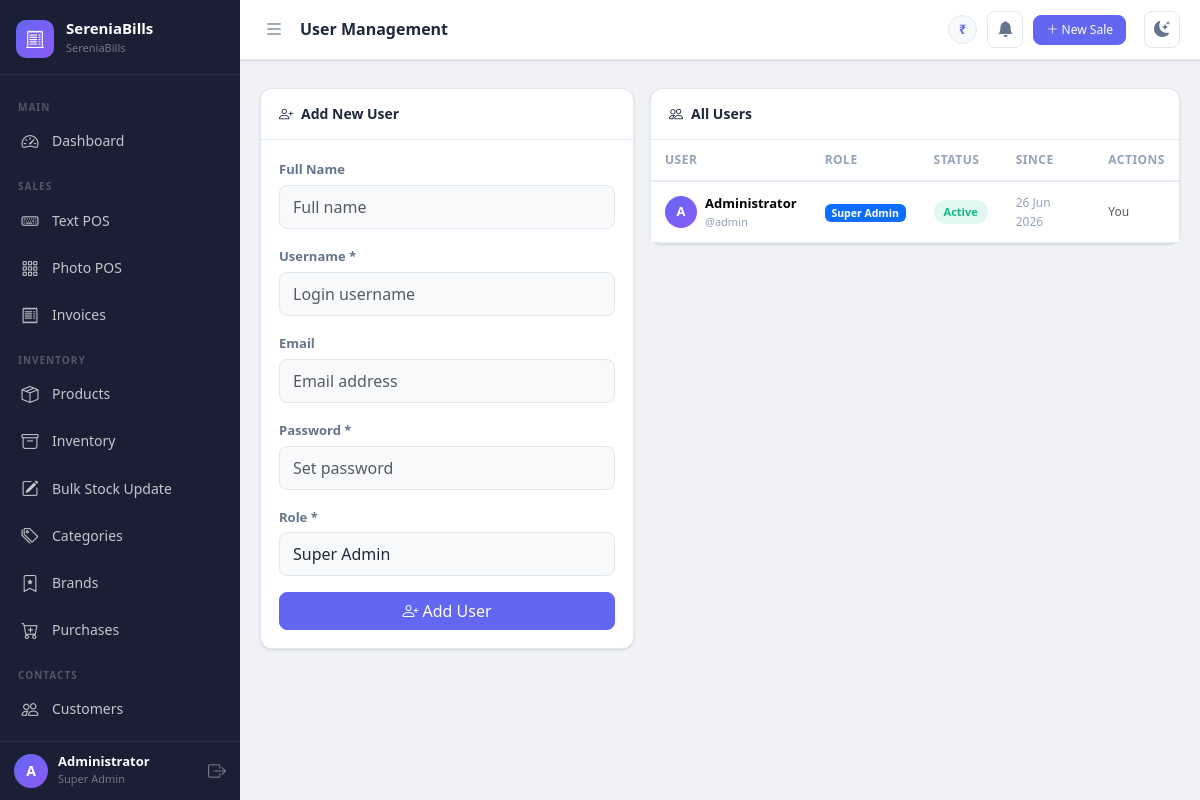
/admin/users (signed in), run on an earlier commit of the app's database.
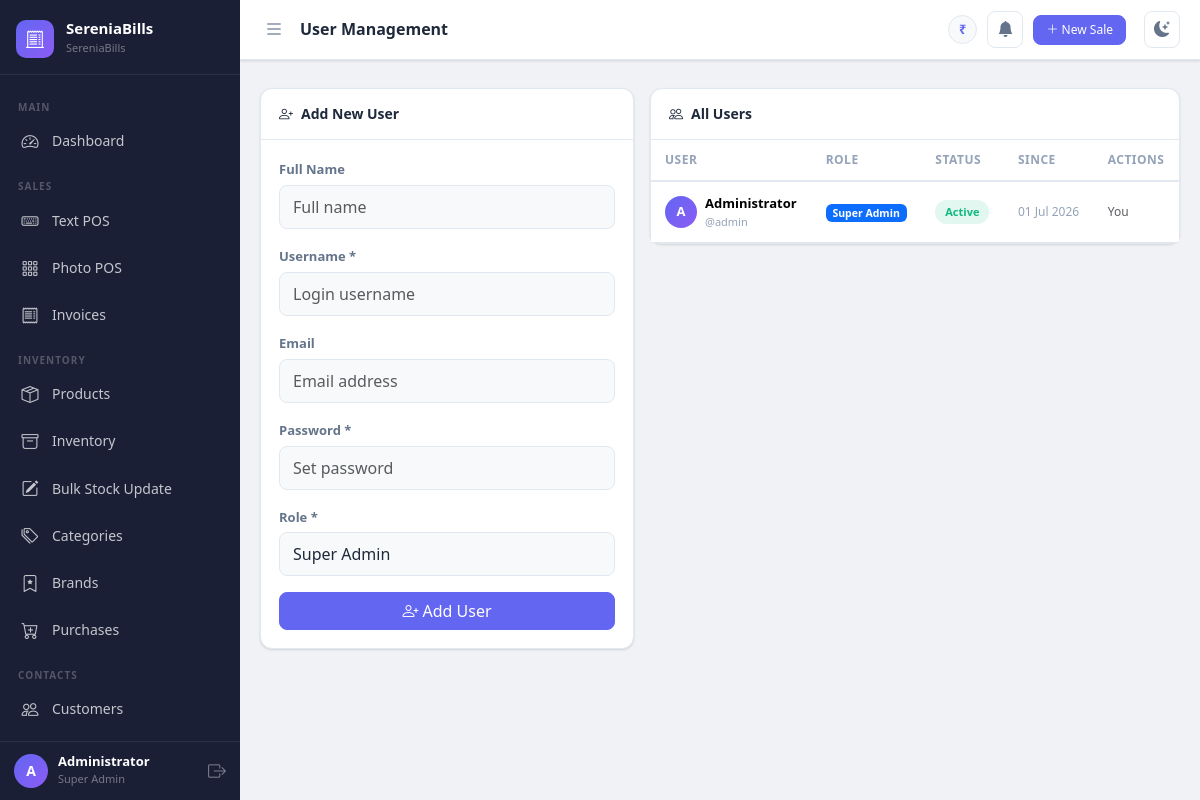
And on a later commit of the database.
### app.py (models this page shows, shortened)
class User(UserMixin, db.Model):
    __tablename__ = 'users'
    id = db.Column(db.Integer, primary_key=True)
    username = db.Column(db.String(80), unique=True, nullable=False)
    email = db.Column(db.String(120), unique=True)
    password_hash = db.Column(db.String(255), nullable=False)
    full_name = db.Column(db.String(120))
    role_id = db.Column(db.Integer, db.ForeignKey('roles.id'), nullable=False)
    active = db.Column(db.Boolean, default=True)
    created_at = db.Column(db.DateTime, default=datetime.utcnow)
    def is_super_admin(self):
        return self.role and self.role.name == 'super_admin'

class Role(db.Model):
    __tablename__ = 'roles'
    id = db.Column(db.Integer, primary_key=True)
    name = db.Column(db.String(50), unique=True, nullable=False)  # super_admin, staff
    description = db.Column(db.String(255))
    users = db.relationship('User', backref='role', lazy=True)

### app.py (the view)
@app.route('/admin/users')
@login_required
@super_admin_required
def admin_users():
    users_list = User.query.all()
    roles_list = Role.query.all()
    return render_template('admin_users.html', users=users_list, roles=roles_list)

### app.py (called while the page is built)
@login_manager.user_loader
def load_user(user_id):
    return User.query.get(int(user_id))

def get_settings():
    settings = Settings.query.first()
    if not settings:
        settings = Settings()
        db.session.add(settings)
        db.session.commit()
    return settings

def super_admin_required(f):
    from functools import wraps
    @wraps(f)
    def decorated(*args, **kwargs):
        if not current_user.is_authenticated or not current_user.is_super_admin():
            flash('Access denied. Super Admin privileges required.', 'danger')
            return redirect(url_for('dashboard'))
        return f(*args, **kwargs)
    return decorated

@app.context_processor
def inject_globals():
    return dict(settings=get_settings(), now=datetime.utcnow())

### templates/admin_users.html (shortened to what this page needs)
{% extends "base.html" %}
{% block page_title %}User Management{% endblock %}
{% block content %}
<div class="row g-3">
  <div class="col-lg-5">
    <div class="card">
      <div class="card-header"><i class="bi bi-person-plus me-2"></i>Add New User</div>
      <div class="card-body">
        <form method="POST" action="{{ url_for('add_user') }}">
          <div class="mb-3"><label class="form-label">Full Name</label><input type="text" name="full_name" class="form-control" placeholder="Full name"></div>
          <div class="mb-3"><label class="form-label">Username *</label><input type="text" name="username" class="form-control" required placeholder="Login username"></div>
          <div class="mb-3"><label class="form-label">Email</label><input type="email" name="email" class="form-control" placeholder="Email address"></div>
          <div class="mb-3"><label class="form-label">Password *</label><input type="password" name="password" class="form-control" required placeholder="Set password"></div>
          <div class="mb-3">
            <label class="form-label">Role *</label>
            <select name="role_id" class="form-select" required>
              {% for role in roles %}
              <option value="{{ role.id }}">{{ role.name.replace('_',' ').title() }}</option>
              {% endfor %}
            </select>
          </div>
          <button type="submit" class="btn btn-primary w-100"><i class="bi bi-person-plus me-1"></i>Add User</button>
        </form>
      </div>
    </div>
  </div>
  <div class="col-lg-7">
    <div class="card">
      <div class="card-header"><i class="bi bi-people me-2"></i>All Users</div>
      <div class="card-body p-0">
        <table class="table mb-0">
          <thead><tr><th>User</th><th>Role</th><th>Status</th><th>Since</th><th>Actions</th></tr></thead>
          <tbody>
            {% for user in users %}
            <tr>
              <td>
                <div class="d-flex align-items-center gap-2">
                  <div class="sb-user-avatar" style="width:32px;height:32px;font-size:13px">{{ user.username[0].upper() }}</div>
                  <div>
                    <div class="fw-bold" style="font-size:13px">{{ user.full_name or user.username }}</div>
                    <div style="font-size:11px;color:var(--text-muted)">@{{ user.username }}</div>
                  </div>
                </div>
              </td>
              <td>
                <span class="badge {% if user.role and user.role.name == 'super_admin' %}bg-primary{% else %}bg-secondary{% endif %}">
                  {{ user.role.name.replace('_',' ').title() if user.role else '—' }}
                </span>
              </td>
              <td>
                <span class="status-badge {% if user.active %}status-completed{% else %}status-returned{% endif %}">
                  {{ 'Active' if user.active else 'Disabled' }}
                </span>
              </td>
              <td style="font-size:12px;color:var(--text-muted)">{{ user.created_at.strftime('%d %b %Y') }}</td>
              <td>
                <div class="d-flex gap-1">
                  {% if user.id != current_user.id %}
                  <form method="POST" action="{{ url_for('toggle_user', user_id=user.id) }}">
                    <button class="btn btn-sm btn-outline-warning" title="{{ 'Disable' if user.active else 'Enable' }}">
                      <i class="bi bi-{% if user.active %}pause{% else %}play{% endif %}-circle"></i>
                    </button>
                  </form>
                  <form method="POST" action="{{ url_for('delete_user', user_id=user.id) }}" onsubmit="return confirm('Delete this user?')">
                    <button class="btn btn-sm btn-outline-danger" title="Delete"><i class="bi bi-trash"></i></button>
                  </form>
                  {% else %}
                  <span class="text-muted" style="font-size:12px">You</span>
                  {% endif %}
                </div>
              </td>
            </tr>
            {% endfor %}
          </tbody>
        </table>
      </div>
    </div>
  </div>
</div>
{% endblock %}

### templates/base.html (shortened to what the changed rows need)
<!DOCTYPE html>
<html lang="en" data-theme="{{ settings.theme }}">
<head>
    <link rel="stylesheet" href="https://cdn.jsdelivr.net/npm/bootstrap@5.3.2/dist/css/bootstrap.min.css">
    <link rel="stylesheet" href="https://cdn.jsdelivr.net/npm/bootstrap-icons@1.11.3/font/bootstrap-icons.css">
    <link rel="stylesheet" href="{{ url_for('static', filename='css/main.css') }}">
</head>
<body>
<div class="sb-wrapper">
  <nav id="sidebar" class="sb-sidebar">
    <div class="sb-footer">
      <div class="sb-user-info">
        <div class="sb-user-avatar">{{ current_user.username[0].upper() }}</div>
        <div>
          <div class="sb-user-name">{{ current_user.full_name or current_user.username }}</div>
          <div class="sb-user-role">{{ current_user.role.name.replace('_',' ').title() }}</div>
        </div>
      </div>
    </div>
  </nav>
  <div class="sb-content" id="sbContent">
    <div class="sb-main-content">
      {% block content %}{% endblock %}
    </div>
  </div>
</div>
</body>
</html>

What changed in the data, as far as the page shows it:
changed User "Administrator": created_at "26 Jun 2026" → "01 Jul 2026"
